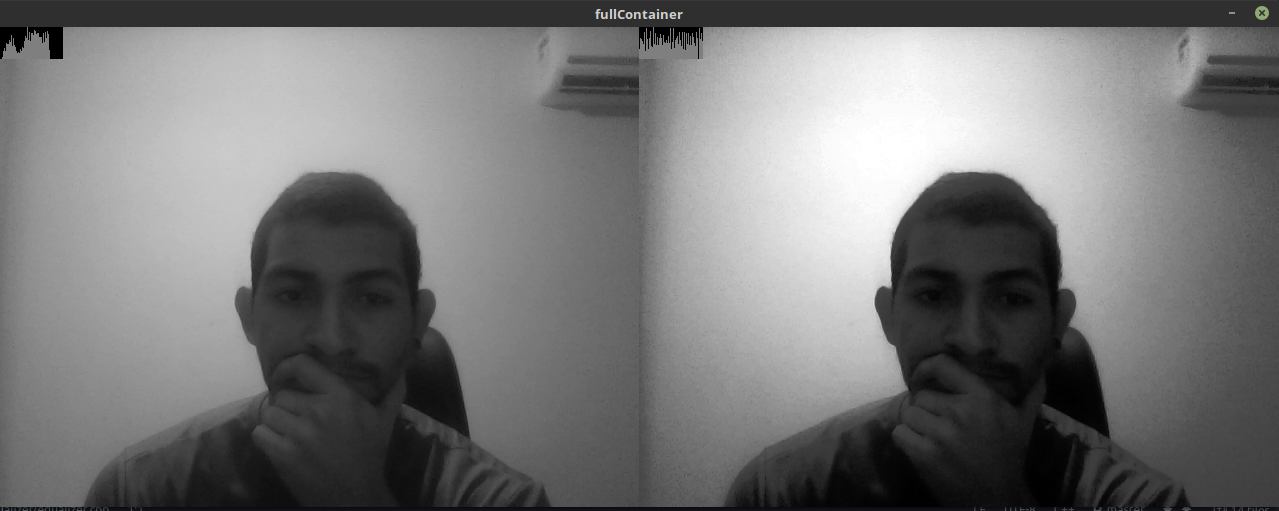
//> input picture Histogram/Equalizer/eq1.png, 1279 x 511 px, given in place of the camera
$ ./histogram   (built with g++ and OpenCV 4)
//> lines starting //> are read from the running program, lines starting //| are printed output that depends on the picture; after the words box and inside, x2 and y2 are one past the last pixel; in counts of white or black regions, pixels touching at a corner belong together

#include <iostream>
#include <opencv2/opencv.hpp>

using namespace cv;
using namespace std;

int main(int argc, char* argv[]){
    /*
    * cap: OpenCV object for capturing video
    */
    VideoCapture cap;

    /*
    * nBins: Size of vector used to store histograms
    * histW: Histogram's width
    * histH: Histogram's height
    * vSize: Size of histImg vector
    * range[]: Range of values that will exist in the image from which the histogram will be calculated
    * *histRange: Pointer to the range of values for the histogram
    */
    int nBins = 64, histW = nBins, histH = nBins/2, vSize;
    float range[] = {0, 256};
    const float *histRange = {range};

    // The boolean variables bellow are to be used for the function calcHist
    bool uniform = true, accumulate = true;

    /*
    * image: The final image to be displayed
    * planes: Will hold R, G and B matricial planes to be used for calculating the histograms
    * hist: Will hold three histograms, each responsible for one color spectrum (R, G and B)
    * histImg: Images used to store the histograms
    * histScalar: Scalar vector for each RGB component
    */
    Mat image;
    vector<Mat> planes;
    vector<Mat> hist = {Mat(), Mat(), Mat()};
    vector<Mat> histImg = {
      Mat(histH, histW, CV_8UC3, Scalar(0, 0, 0)),
      Mat(histH, histW, CV_8UC3, Scalar(0, 0, 0)),
      Mat(histH, histW, CV_8UC3, Scalar(0, 0, 0))
    };
    vector<Scalar> histScalar = {
      Scalar(0, 0, 255),
      Scalar(0, 255, 0),
      Scalar(255, 0, 0)
    };


    cap.open(0);

    if(!cap.isOpened()){
      printf("Câmera indisponível...\n");
      exit(1);
    }

    vSize = histImg.size();

    cout << "Width: " << cap.get(CV_CAP_PROP_FRAME_WIDTH) << endl
          << "Height: " << cap.get(CV_CAP_PROP_FRAME_HEIGHT) << endl;

    while(1){
      cap >> image;
//> image is the input picture: 511 rows x 1279 cols, CV_8UC3; mean B, G, R 119.6, 119.6, 119.6
      split(image, planes);
      for(int i = 0; i < vSize; ++i){
          calcHist(&planes[i], 1, 0, Mat(), hist[i], 1, &nBins, &histRange, uniform, accumulate);
          normalize(hist[i], hist[i], 0, histImg[i].rows, NORM_MINMAX, -1, Mat());
          histImg[i].setTo(Scalar(0));

          for(int j = 0; j < nBins; ++j){
            line(histImg[i], Point(j, histH), Point(j, histH - cvRound(hist[i].at<float>(j))), histScalar[i], 1, 8 , 0);
          }

          histImg[i].copyTo(image(Rect(0, i*histH, nBins, histH)));
      }
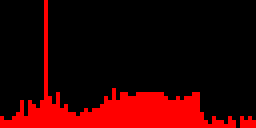
//> histImg[0]: 32 rows x 64 cols, CV_8UC3 (shown 4 times larger); mean B, G, R 0, 0, 47.9
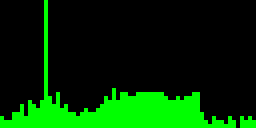
//> histImg[1]: 32 rows x 64 cols, CV_8UC3 (shown 4 times larger); mean B, G, R 0, 47.8, 0
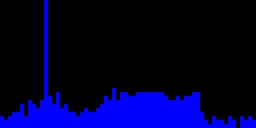
//> histImg[2]: 32 rows x 64 cols, CV_8UC3 (shown 4 times larger); mean B, G, R 47.9, 0, 0
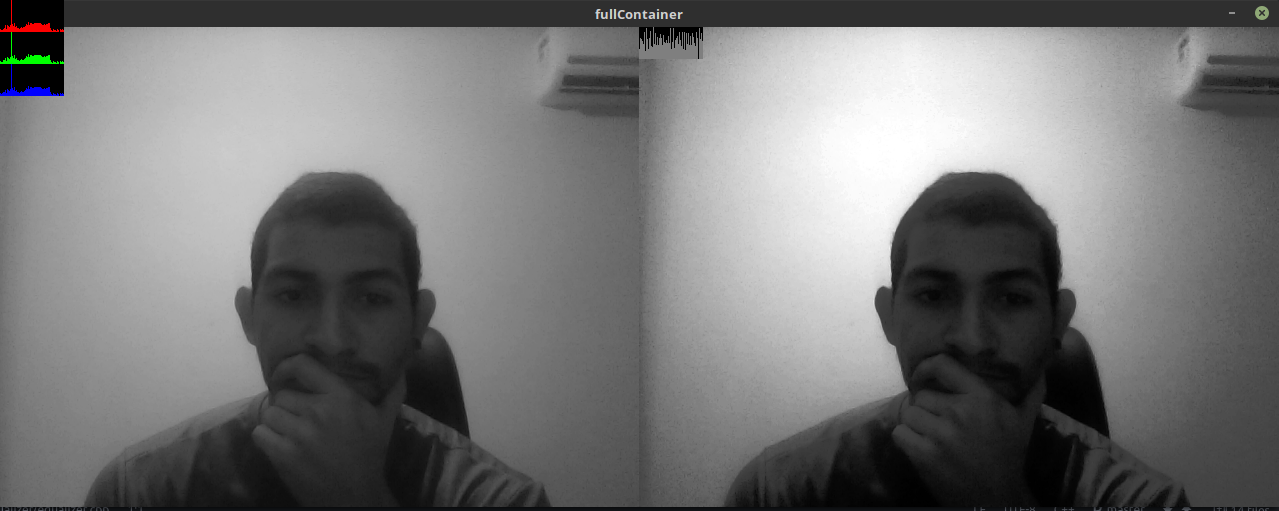
//> image: 511 rows x 1279 cols, CV_8UC3; 0.8% of pixels changed, all inside (x1, y1, x2, y2) = (0, 0, 64, 96)

      imshow("image", image);
      if(waitKey(30) >= 0) break;
//> the Esc key is pressed
    }

    return 0;
}
